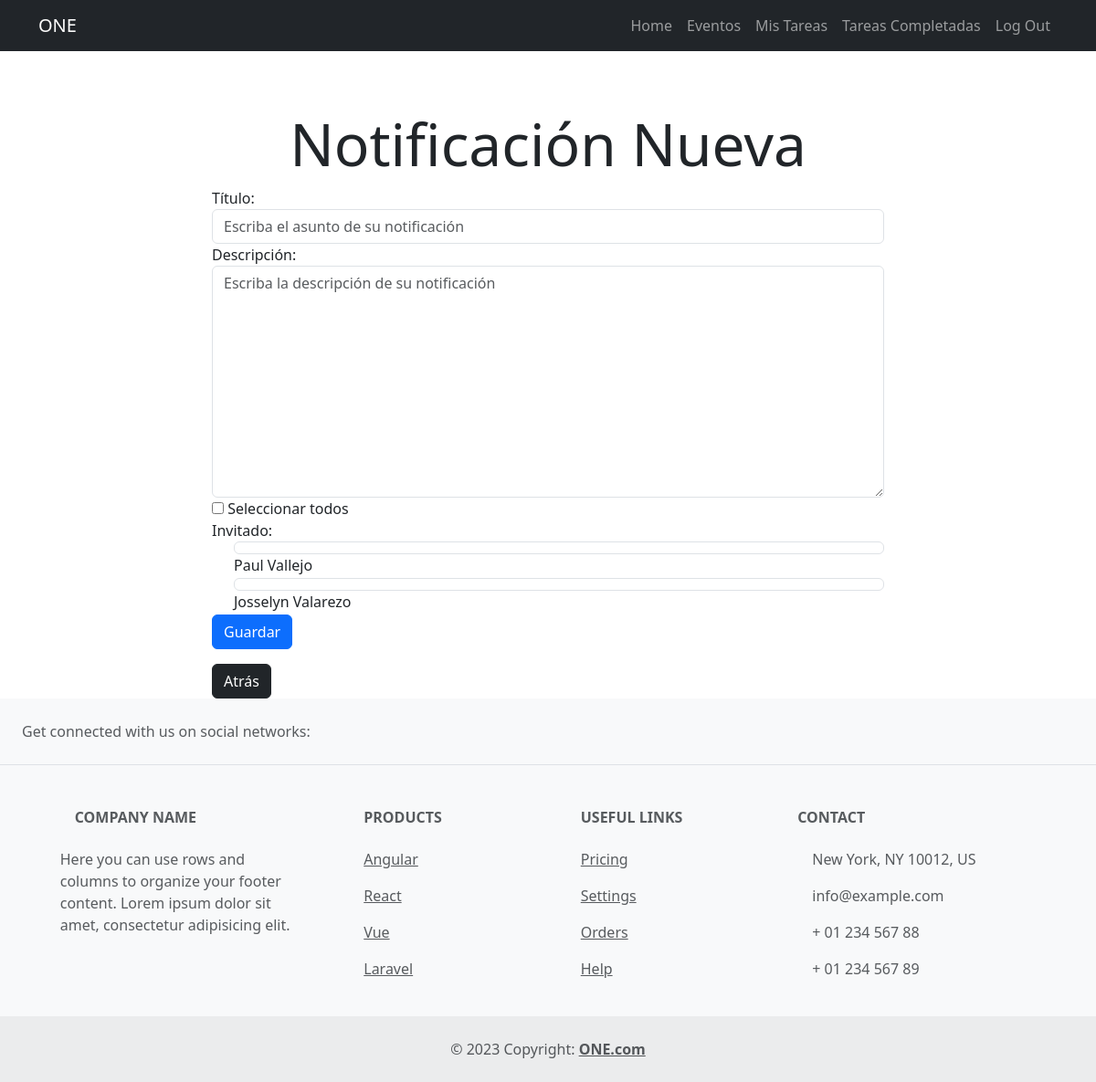
The page /reminders/crear/14/ (signed in) on the database as committed earlier.
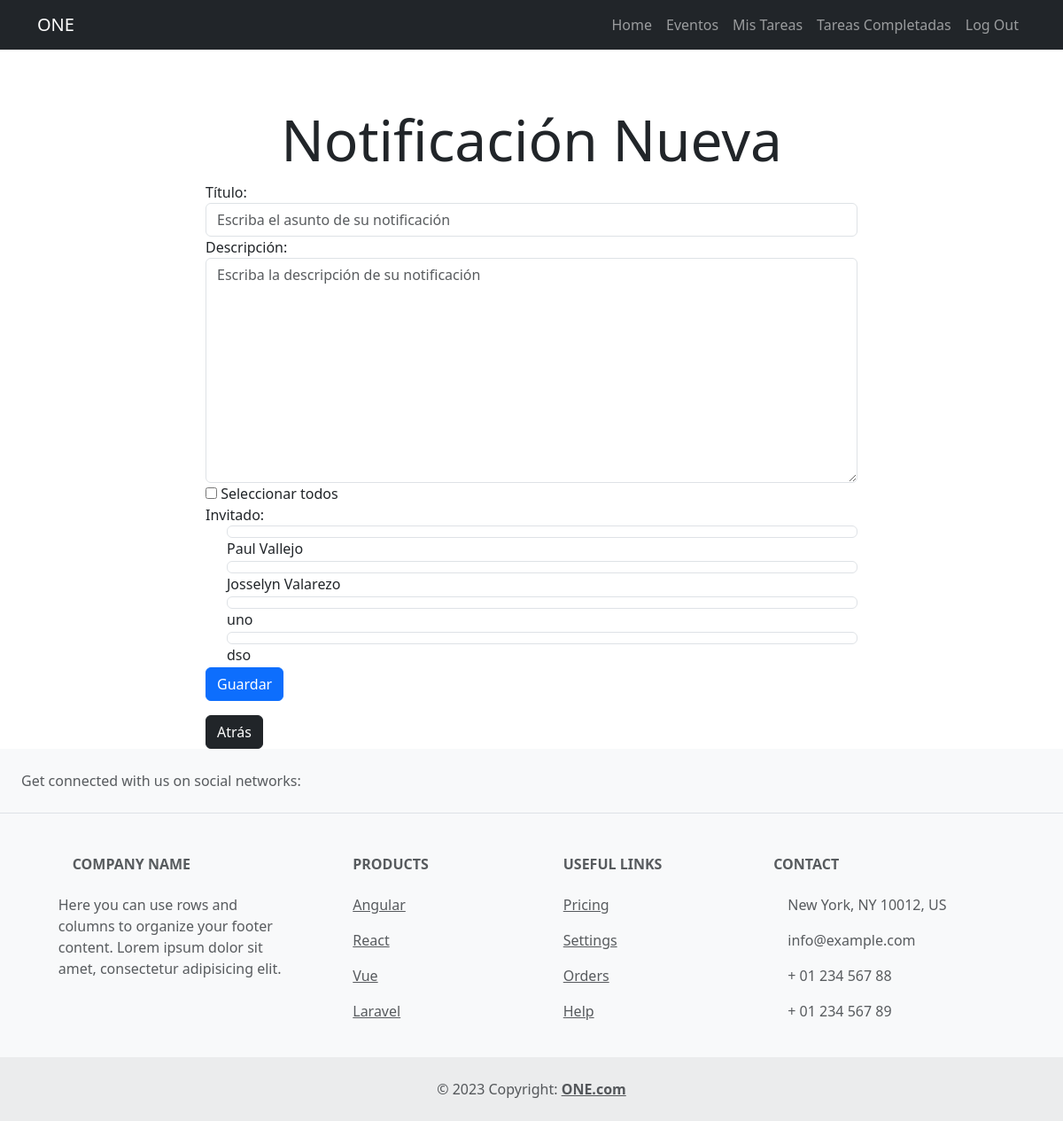
The same page on the database as committed later.
### invitados/models.py (models this page shows)
class Invitado(models.Model):
    nombre = models.CharField(max_length=80)
    correo = models.CharField(max_length=80)
    respuesta = models.CharField(max_length=2, null=True)
    evento = models.ForeignKey(Evento, blank=True , on_delete=models.CASCADE)
    def __str__(self):
        return self.nombre

### reminder/views.py (the view)
# urls.py: path('reminders/crear/<int:evento_id>/', reminder_crear, name='reminder_crear'),
@login_required
def reminder_crear(request, evento_id):
    evento = get_object_or_404(Evento, id=evento_id)
    if request.method == 'POST':
        form = FormularioReminder(request.POST, invitado_choices=evento.invitado_set.all())
        if form.is_valid():
            reminder = form.save(commit=False)
            reminder.user = request.user
            reminder.evento = evento
            invitados = form.cleaned_data['invitado']
            select_all = form.cleaned_data['select_all']
            if select_all:
                invitados = evento.invitado_set.all()
            reminder.save()
            reminder.invitado.set(invitados)
            return redirect('reminders', evento_id=evento_id)
    else:
        form = FormularioReminder(invitado_choices=evento.invitado_set.all())
    return render(request, 'reminder_crear.html', {
        'form': form,
        'evento_id': evento_id,
    })

### reminder/forms.py
class FormularioReminder(forms.ModelForm):
    invitado = forms.ModelMultipleChoiceField(
        queryset=Invitado.objects.none(),
        widget=forms.CheckboxSelectMultiple(attrs={'class': 'form-control checkbox-sm'}),
        required=False,
    )
    select_all = forms.BooleanField(required=False, initial=False, label='Seleccionar todos')
    class Meta:
        model = Reminder
        fields = ['asunto', 'descripcion', 'invitado']
        widgets = {
            'asunto': forms.TextInput(attrs={'class': 'form-control', 'placeholder': 'Escriba el asunto de su notificación'}),
            'descripcion': forms.Textarea(attrs={'class': 'form-control', 'placeholder': 'Escriba la descripción de su notificación'}),
        }
        labels = {
            'asunto': 'Título',
            'descripcion': 'Descripción',
            'invitado': 'Para'
        }
    def __init__(self, *args, **kwargs):
        invitado_choices = kwargs.pop('invitado_choices', [])
        super().__init__(*args, **kwargs)
        self.fields['invitado'].queryset = invitado_choices

### reminder/templates/reminder_crear.html (shortened to what this page needs)
{% extends 'base.html' %}
{% block content %}
<main class="container mt-5">
  <div class="row">
    <div class="col-md-8 offset-md-2">
      <h1 class="display-3 text-center mt-3">Notificación Nueva</h1>
      <form method="POST">
        <div class="form-group">
          {{ form.asunto.label_tag }}
          {{ form.asunto }}
        </div>
        <div class="form-group">
          {{ form.descripcion.label_tag }}
          {{ form.descripcion }}
        </div>
        <div class="form-group">
          {{ form.select_all }}
          Seleccionar todos
        </div>
        <div class="form-group invitado-field">
          {{ form.invitado.label_tag }}
          {% for invitado in form.invitado %}
          <div class="form-check">
            {{ invitado.tag }}
            {{ invitado.choice_label }}
          </div>
          {% endfor %}
        </div>
        <button type="submit" class="btn btn-primary">Guardar</button>
      </form>
      <form action="{% url 'eventos' %}" method="POST">
        <button class="btn btn-dark mt-3">Atrás</button>
      </form>
    </div>
  </div>
</main>
{% endblock %}

Rows that differ between the two databases and show on the page:
added Invitado: choice_label "uno"
added Invitado: choice_label "dso"
